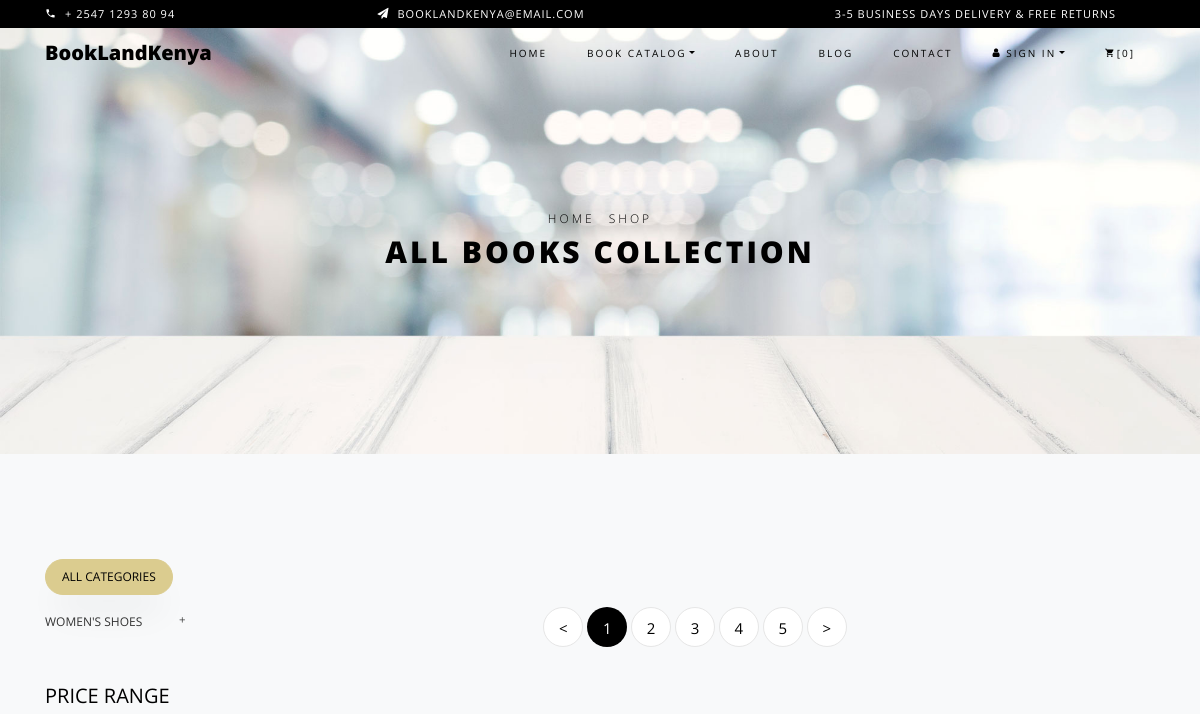
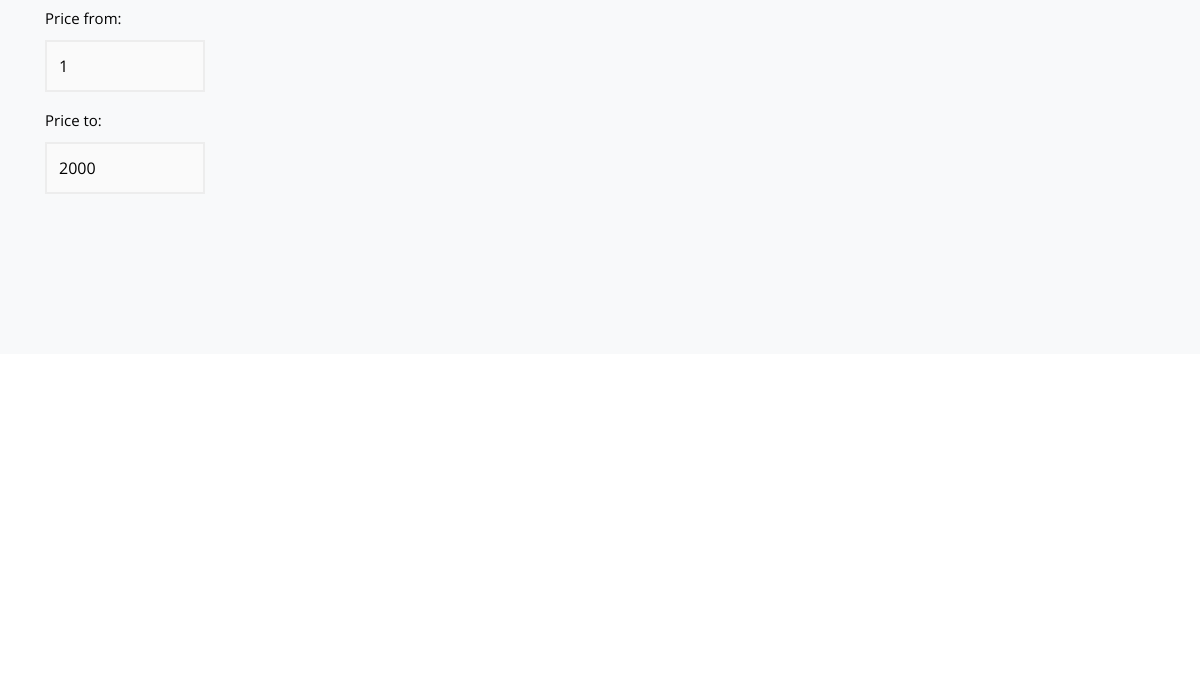
/bookcollection/ (upper part), run on an earlier commit of the app's database (2 pictures, top to bottom).
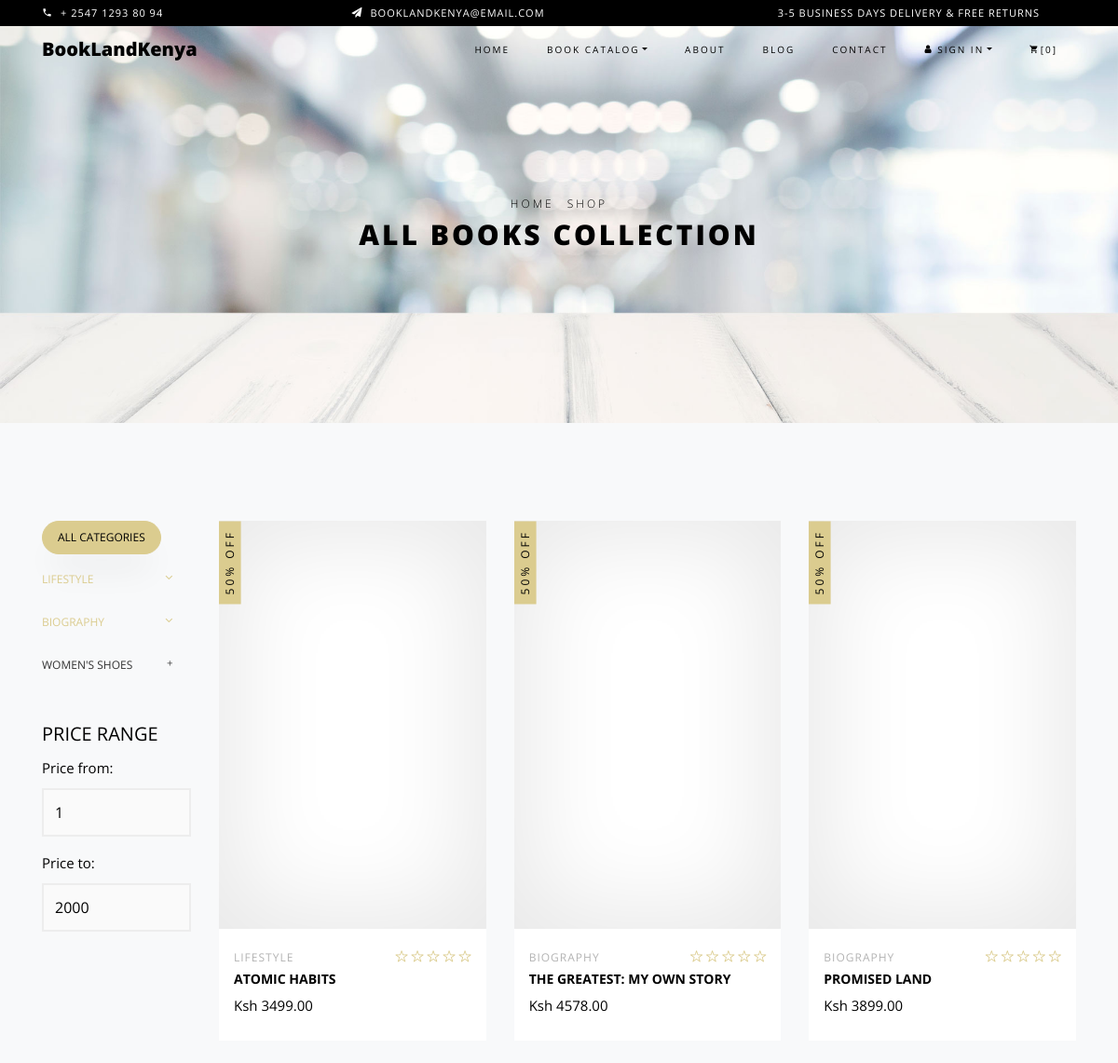
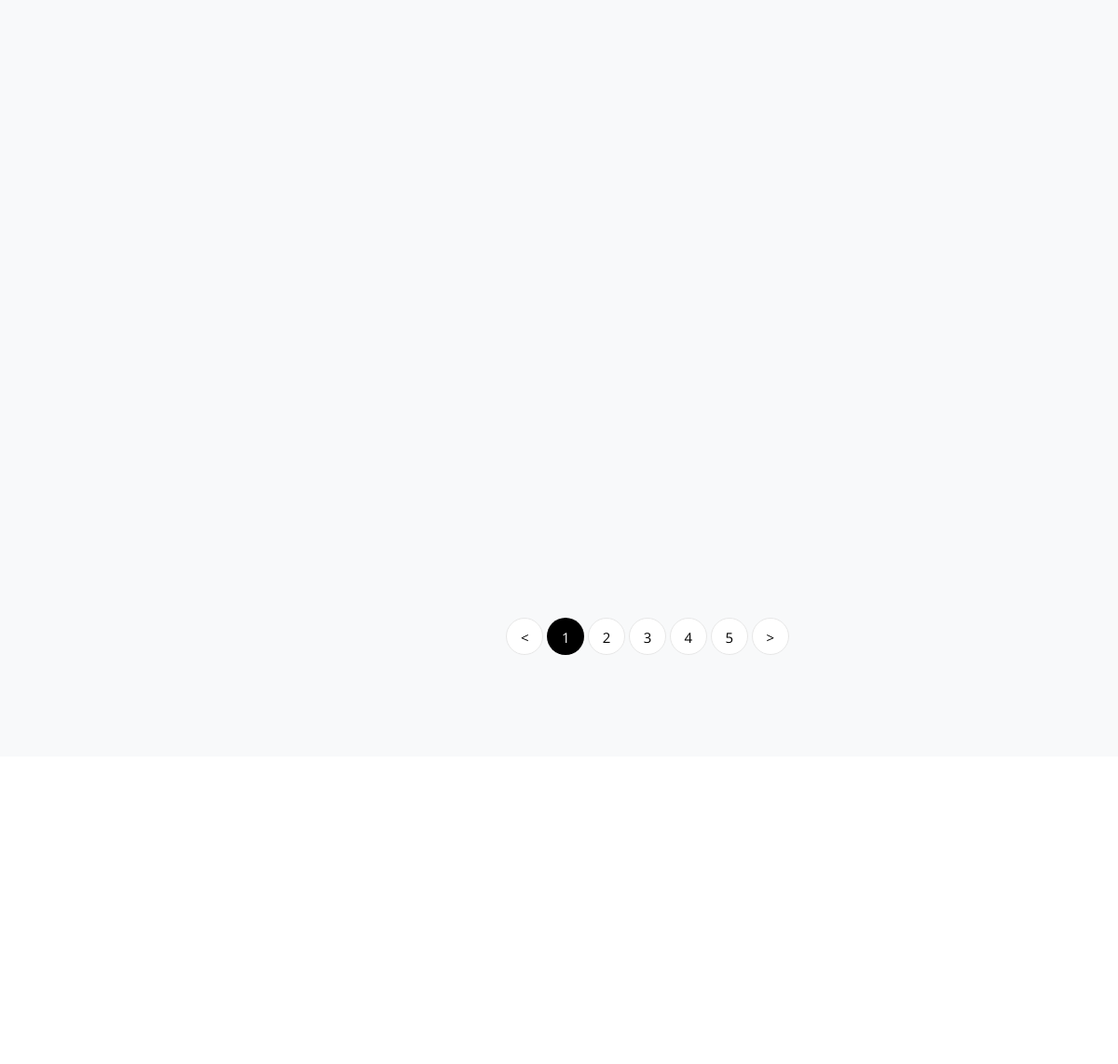
And on a later commit of the database (2 pictures, top to bottom).
### bookshopstore/models.py (models this page shows, shortened)
class Book(models.Model):
    title = models.CharField(max_length=100, blank=False)
    author = models.CharField(max_length=100, blank=False)
    description = models.TextField( blank=True, default='', null=True)
    category = models.ForeignKey(Category, on_delete=models.CASCADE, default=1, max_length=100, blank=False)
    publisher = models.CharField(max_length=100, blank=False)
    price = models.DecimalField(max_digits=100, default=0, decimal_places=2, blank=False)
    image = models.ImageField(upload_to='bookcovers', default='cover.jpg')
    publishDate = models.CharField(max_length=100, blank=False)
    ISBN = models.CharField(max_length=100, blank=False)

class Category(models.Model):
    name = models.CharField(max_length=100)
    def __str__(self):
        return self.name

### bookshopstore/views.py (the view)
# urls.py: path('bookcollection/', views.bookcollection, name="bookcollection"),
def bookcollection(request):
    book = Book.objects.all().order_by('?')
    category = Category.objects.all().order_by('?')
    return render(request, 'bookcollection.html', {'book': book, 'category': category, 'navbar': 'bookcollection'})

### bookshopstore/templates/bookcollection.html (shortened to what this page needs)
{% extends 'layout.html' %}
{% load static %}
{% block body %}
    <div class="hero-wrap hero-bread" style="background-image: url('{% static 'images/bg_6.jpg' %}');">
      <div class="container">
        <div class="row no-gutters slider-text align-items-center justify-content-center">
          <div class="col-md-9 ftco-animate text-center">
          	<p class="breadcrumbs"><span class="mr-2"><a href="index.html">Home</a></span> <span>Shop</span></p>
            <h1 class="mb-0 bread">All Books Collection</h1>
          </div>
        </div>
      </div>
    </div>
    <section class="ftco-section bg-light">
    	<div class="container">
    		<div class="row">
    			<div class="col-md-8 col-lg-10 order-md-last">
    				<div class="row">
						{% for book in book %}
		    			<div class="col-sm-12 col-md-12 col-lg-4 ftco-animate d-flex">
		    				<div class="product d-flex flex-column">
		    					<a href="/book_details/{{ book.id }}" class="img-prod"><img class="img-fluid" src="/media/{{ book.image }}" alt="{{ book.image }}">
		    						<span class="status">50% Off</span>
		    					</a>
		    					<div class="text py-3 pb-4 px-3">
		    						<div class="d-flex">
		    							<div class="cat">
				    						<span>{{ book.category }}</span>
				    					</div>
				    					<div class="rating">
			    							<p class="text-right mb-0">
			    								<a href="#"><span class="ion-ios-star-outline"></span></a>
			    								<a href="#"><span class="ion-ios-star-outline"></span></a>
			    								<a href="#"><span class="ion-ios-star-outline"></span></a>
			    								<a href="#"><span class="ion-ios-star-outline"></span></a>
			    								<a href="#"><span class="ion-ios-star-outline"></span></a>
			    							</p>
			    						</div>
			    					</div>
		    						<h3><a href="#">{{ book.title }}</a></h3>
		    						<div class="pricing">
			    						<p class="price"><span>Ksh {{ book.price }}</span></p>
			    					</div>
		    					</div>
		    				</div>
		    			</div>
						{% endfor %}
		    		</div>
		    		<div class="row mt-5">
		          <div class="col text-center">
		            <div class="block-27">
		              <ul>
		                <li><a href="#">&lt;</a></li>
		                <li class="active"><span>1</span></li>
		                <li><a href="#">2</a></li>
		                <li><a href="#">3</a></li>
		                <li><a href="#">4</a></li>
		                <li><a href="#">5</a></li>
		                <li><a href="#">&gt;</a></li>
		              </ul>
		            </div>
		          </div>
		        </div>
		    	</div>
		    	<div class="col-md-4 col-lg-2">
		    		<div class="sidebar">
							<div class="sidebar-box-2">
								<h2 class="heading"> <a href="{% url 'bookshopstore:bookcollection' %}"class="btn btn-lg btn-primary">All Categories </a></h2>
								<div class="fancy-collapse-panel">
                  <div class="panel-group" id="accordion" role="tablist" aria-multiselectable="true">
					  {% for category in category %}
                    <div class="panel panel-default">
                         <div class="panel-heading" role="tab" id="headingOne">
                             <h4 class="panel-title">
                                 <a data-toggle="collapse" data-parent="#accordion" href="#collapseOne" aria-expanded="true" aria-controls="collapseOne">
									 {{ category.name }}
                                 </a>
                             </h4>
                         </div>
                     </div>
					  {% endfor %}
					  <div class="panel panel-default">
                         <div class="panel-heading" role="tab" id="headingTwo">
                             <h4 class="panel-title">
                                 <a class="collapsed" data-toggle="collapse" data-parent="#accordion" href="#collapseTwo" aria-expanded="false" aria-controls="collapseTwo">Women's Shoes
                                 </a>
                             </h4>
                         </div>
                     </div>
                  </div>
               </div>
							</div>
							<div class="sidebar-box-2">
								<h2 class="heading">Price Range</h2>
								<form method="post" class="colorlib-form-2">
		              <div class="row">
		                <div class="col-md-12">
		                  <div class="form-group">
		                    <label for="guests">Price from:</label>
		                    <div class="form-field">
		                      <select name="people" id="people" class="form-control">
		                        <option value="#">1</option>
		                      </select>
		                    </div>
		                  </div>
		                </div>
		                <div class="col-md-12">
		                  <div class="form-group">
		                    <label for="guests">Price to:</label>
		                    <div class="form-field">
		                      <select name="people" id="people" class="form-control">
		                        <option value="#">2000</option>
		                      </select>
		                    </div>
		                  </div>
		                </div>
		              </div>
		            </form>
							</div>
						</div>
    			</div>
    		</div>
    	</div>
    </section>
		<section class="ftco-gallery">
    	<div class="container">
    		<div class="row justify-content-center">
    		</div>
    	</div>
    	<div class="container-fluid px-0">
    		<div class="row no-gutters">
        </div>
    	</div>
    </section>
{% endblock %}

### bookshopstore/templates/layout.html (shortened to what this page needs)
{% load static %}
<!DOCTYPE html>
<html lang="en">
  <head>
    <link rel="stylesheet" href="{% static 'css/open-iconic-bootstrap.min.css' %}">
    <link rel="stylesheet" href="{% static 'css/animate.css' %}">
    <link rel="stylesheet" href="{% static 'css/owl.carousel.min.css' %}">
    <link rel="stylesheet" href="{% static 'css/owl.theme.default.min.css' %}">
    <link rel="stylesheet" href="{% static 'css/magnific-popup.css' %}">
    <link rel="stylesheet" href="{ static 'css/aos.css' }">
    <link rel="stylesheet" href="{% static 'css/ionicons.min.css'%}">
    <link rel="stylesheet" href="{% static 'css/bootstrap-datepicker.css' %}">
    <link rel="stylesheet" href="{% static 'css/jquery.timepicker.css' %}">
    <link rel="stylesheet" href="{% static 'css/flaticon.css' %}">
    <link rel="stylesheet" href="{% static 'css/icomoon.css' %}">
    <link rel="stylesheet" href="{% static 'css/style.css' %}">
  </head>
  <body class="goto-here">
		<div class="py-1 bg-black">
    	<div class="container">
    		<div class="row no-gutters d-flex align-items-start align-items-center px-md-0">
	    		<div class="col-lg-12 d-block">
		    		<div class="row d-flex">
		    			<div class="col-md pr-4 d-flex topper align-items-center">
					    	<div class="icon mr-2 d-flex justify-content-center align-items-center"><span class="icon-phone2"></span></div>
						    <span class="text">+ 2547 1293 80 94</span>
					    </div>
					    <div class="col-md pr-4 d-flex topper align-items-center">
					    	<div class="icon mr-2 d-flex justify-content-center align-items-center"><span class="icon-paper-plane"></span></div>
						    <span class="text">booklandkenya@email.com</span>
					    </div>
					    <div class="col-md-5 pr-4 d-flex topper align-items-center text-lg-right">
						    <span class="text">3-5 Business days delivery &amp; Free Returns</span>
					    </div>
				    </div>
			    </div>
		    </div>
		  </div>
    </div>
    <nav class="navbar navbar-expand-lg navbar-dark ftco_navbar bg-dark ftco-navbar-light" id="ftco-navbar">
	    <div class="container">
	      <a class="navbar-brand" href="{% url 'bookshopstore:home' %}">BookLandKenya</a>
	      <div class="collapse navbar-collapse" id="ftco-nav">
	        <ul class="navbar-nav ml-auto">
	          <li class="nav-item {% if navbar == 'home' %}active{% endif %}">
                  <a href="{% url 'bookshopstore:home' %}" class="nav-link">Home</a>
              </li>
	          <li class="nav-item  dropdown  {% if navbar == 'bookcollection' %}active{% endif %}">
              <a class="nav-link dropdown-toggle" href="#" id="dropdown04" data-toggle="dropdown" aria-haspopup="true" aria-expanded="false">Book Catalog</a>
            </li>
	          <li class="nav-item {% if navbar == 'about' %}active{% endif %}"><a href="{% url 'bookshopstore:about' %}" class="nav-link">About</a></li>
	          <li class="nav-item {% if navbar == 'blog' %}active{% endif %}"><a href="{% url 'bookshopstore:blog' %}" class="nav-link">Blog</a></li>
	          <li class="nav-item {% if navbar == 'contact' %}active{% endif %}"><a href="{% url 'bookshopstore:contact' %}" class="nav-link">Contact</a></li>
                {% if user.is_authenticated %}
             <li class="nav-item  dropdown  {% if navbar == 'logout_account' %}active{% endif %}">
                <a class="nav-link dropdown-toggle" href="{% url 'bookshopstore:myaccount' %}" id="dropdown04" data-toggle="dropdown" aria-haspopup="true" aria-expanded="false">Welcome <span class="icon-user"></span> Kevin</a>
              <div class="dropdown-menu" aria-labelledby="dropdown04">
              	<a class="dropdown-item" href="{% url 'bookshopstore:myaccount' %}">My Profile</a>
                <a class="dropdown-item" href="{% url 'bookshopstore:logout_account' %}">Logout</a>
                  <a class="dropdown-item" href="{% url 'bookshopstore:cart' %}">Cart</a>
                  <a class="dropdown-item" href="{% url 'bookshopstore:checkout' %}">Checkout</a>
                  <a class="dropdown-item" href="{% url 'bookshopstore:login_account' %}">Sign in</a>
              </div>
            </li>
                {% else %}
            <li class="nav-item  dropdown  {% if navbar == 'login_account' %}active{% endif %}">
                 <a class="nav-link dropdown-toggle" href="#" id="dropdown04" data-toggle="dropdown" aria-haspopup="true" aria-expanded="false"><span class="icon-user"></span> Sign in</a>
            </li>
            {% endif %}
	          <li class="nav-item cta cta-colored {% if navbar == 'cart' %}active{% endif %}"><a href="{% url 'bookshopstore:cart' %}" class="nav-link"><span class="icon-shopping_cart"></span>[0]</a></li>
	        </ul>
	      </div>
	    </div>
	  </nav>
        {% block body %}
        {% endblock %}
  </body>
</html>

### bookshopstore/static/css/icomoon.css (style rules this page uses)
[class^="icon-"], [class*=" icon-"] { font-family: 'icomoon' !important; speak: none; font-style: normal; font-weight: normal; font-variant: normal; text-transform: none; line-height: 1; -webkit-font-smoothing: antialiased; -moz-osx-font-smoothing: grayscale; }
.icon-user:before { content: "\f007"; }
.icon-paper-plane:before { content: "\f1d8"; }
.icon-phone2:before { content: "\e0cd"; }
.icon-shopping_cart:before { content: "\e8cc"; }

What changed in the data, as far as the page shows it:
added Book: category "LIFESTYLE", title "ATOMIC HABITS", price "3499.00"
added Book: category "BIOGRAPHY", title "THE GREATEST: MY OWN STORY", price "4578.00"
added Book: category "BIOGRAPHY", title "PROMISED LAND", price "3899.00"
added Category: name "LIFESTYLE"
added Category: name "BIOGRAPHY"
